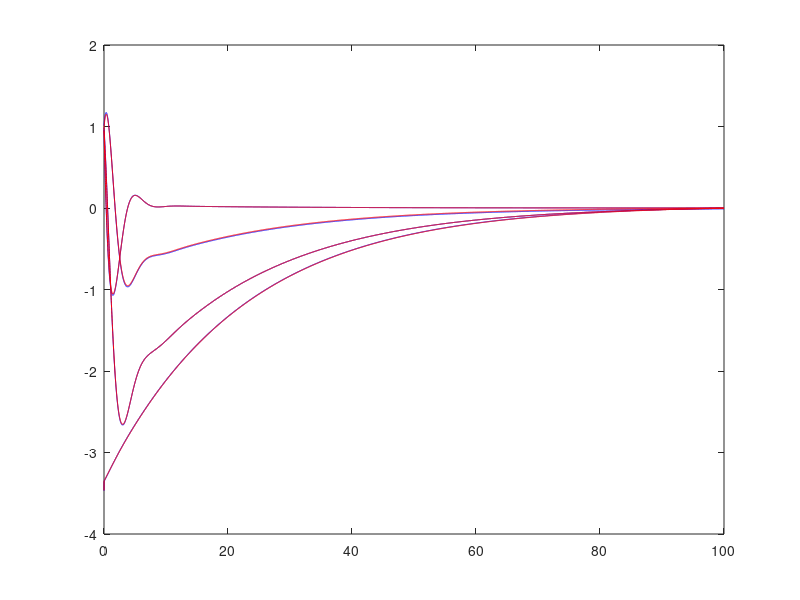
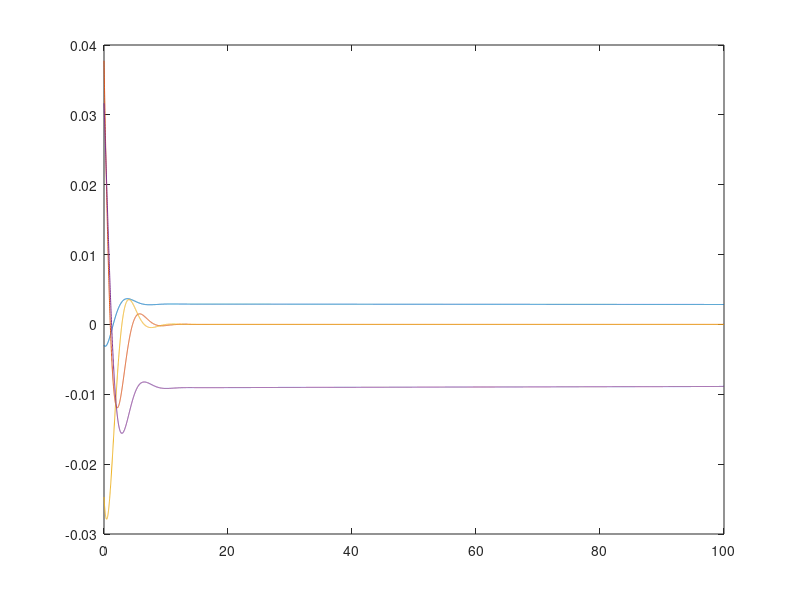

MATLAB code for these plots, in order: (Note: this script raises an error after producing the figures.)
close all; clear all; clc;
A = [-.038, 18.984, 0, -32.174;
     -.001, -.632, 1, 0;
     0, -.759, -.518, 0;
     0, 0, 1, 0];
 
B = [10.1, 0;
     0, -.0086;
     .025, -.011;
     0, 0];
 
C = eye(4);
D = [];

%% Part A - assuming C = [1,0,0,0] is the system observable

C = [1 0 0 0];

% This is rank 4, so it is observable 
rank(obsv(A,C));

% Detectable just means that unobservable states are stable, but all of the
% states are observable, so it is also detectable

%% Part B - 
Q = 100.0*eye(4);
R = eye(2);
K = lqr(A,B,Q,R);
L = -100.01*[1;0;0;0];
x = 1.0*[1;1;1;1];
xhat = [1;1;1;1] + .1*randn(4,1);
xhist = [];
xhathist = [];
ehist = [];
dt=.01;
for t=0:dt:100
    u = -K*xhat;
    
    y = C*x;
    xdot = A*x + B*u;
    x = x +xdot*dt;
    
    xhist = [xhist,x];

    yhat = C*xhat;    
    xhatdot = A*xhat + B*u + L*(yhat-y);
    xhat = xhat + xhatdot*dt;
    xhathist = [xhathist, xhat];
    
    ehist = [ehist, x-xhat];    
end
t=0:dt:100;
figure(1)
plot(t,xhist,'b')
hold on
plot(t,xhathist,'r')

figure(2)
plot(t,ehist)

%% Parts C, D, and E
poles = [-5+j,-5-j,-3+.14j,-3-.14j];
K = place(A,B,poles);
L = place(A',C',poles*10);

x = 1.0*[1;1;1;1];
xhat = [1;1;1;1] + .01*randn(4,1);
xhist = [];
xhathist = [];
ehist = [];
dt=.001;
for t=0:dt:10
    u = -K*xhat;
    
    y = C*x;
    xdot = A*x + B*u;
    x = x + xdot*dt;
    
    xhist = [xhist,x];

    yhat = C*xhat;
    xhatdot = A*xhat + B*u - (L*(yhat-y))';
    xhat = xhat + xhatdot*dt;

    xhathist = [xhathist, xhat];
    
    ehist = [ehist, x-xhat];
B = eye(2);
C = [-1,1];
D = [2,1];

sys = ss(A,B,C,D);

msys = minreal(sys);

msys.A
msys.B
msys.C
msys.D;    
end
t=0:dt:10;
figure(3)
plot(t,xhist,'b')
hold on
plot(t,xhathist,'r')

figure(4)
plot(t,ehist)

%% Parts F and G
poles = [-5+j,-5-j,-3+.14j,-3-.14j];
K = place(A,B,poles);
L = place(A',C',poles*10);

x = 1.0*[1;1;1;1];
xdes = [.5,0,0,0]';
xhat = [1;1;1;1] + .01*randn(4,1);
xhist = [];
xhathist = [];
ehist = [];
dt=.001;
for t=0:dt:10
    if t>5
        xdes = [.5,0,0,0]';
    else
        xdes = [0,0,0,0]';
    end
    u = K*(xdes-xhat);
    
    y = C*x;
    xdot = A*x + B*u;
    x = x + xdot*dt;
    
    xhist = [xhist,x];

    yhat = C*xhat;
    xhatdot = A*xhat + B*u - (L*(yhat-y))';
    xhat = xhat + xhatdot*dt;

    xhathist = [xhathist, xhat];
    
    ehist = [ehist, x-xhat];    
end
t=0:dt:10;
figure(5)
plot(t,xhist,'b')
hold on
plot(t,xhathist,'r')

figure(6)
plot(t,ehist)

% This approach seems reasonable, but then again there is the whole
% linearization assumption. For my problem, the 